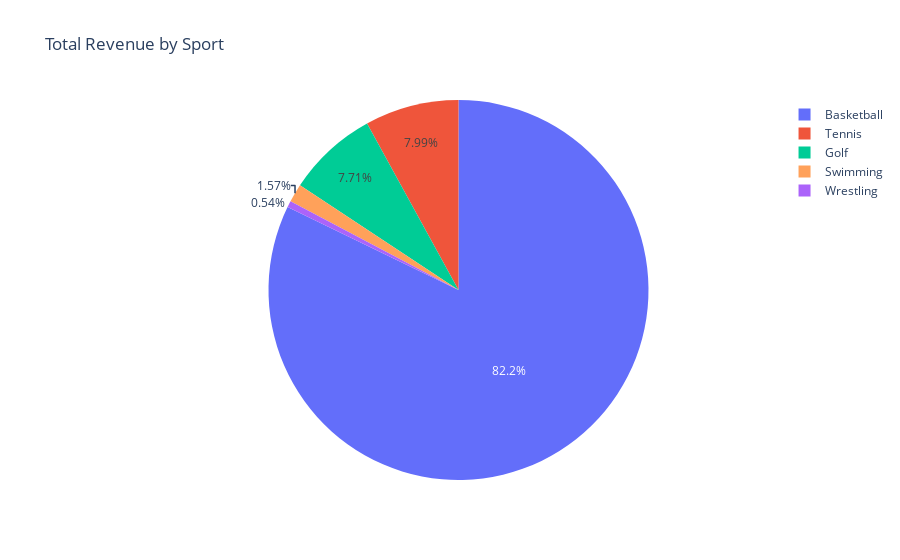

Here is the notebook cell this chart was saved with:
### Code cell
px.pie(df_5,
       values='Total_Revenue',
       names='sports',
       title='Total Revenue by Sport',
       color='sports',)

### Figure 1 — Plotly figure (JSON) as saved in the notebook; plotly's stock layout.template omitted (floating-point values rounded to 4 significant figures; data arrays with more than 128 entries replaced by an {"elided": "..."} marker saying what was removed)
{"data": [{"customdata": {"elided": "19630x1 str values"}, "domain": {"x": [0, 1], "y": [0, 1]}, "hovertemplate": "sports=%{customdata[0]}<br>Total_Revenue=%{value}<extra></extra>", "labels": {"elided": "19630 str values"}, "legendgroup": "", "marker": {"colors": {"elided": "19630 str values"}}, "name": "", "showlegend": true, "type": "pie", "values": {"elided": "19630 float values"}}], "layout": {"legend": {"tracegroupgap": 0}, "title": {"text": "Total Revenue by Sport"}}}
